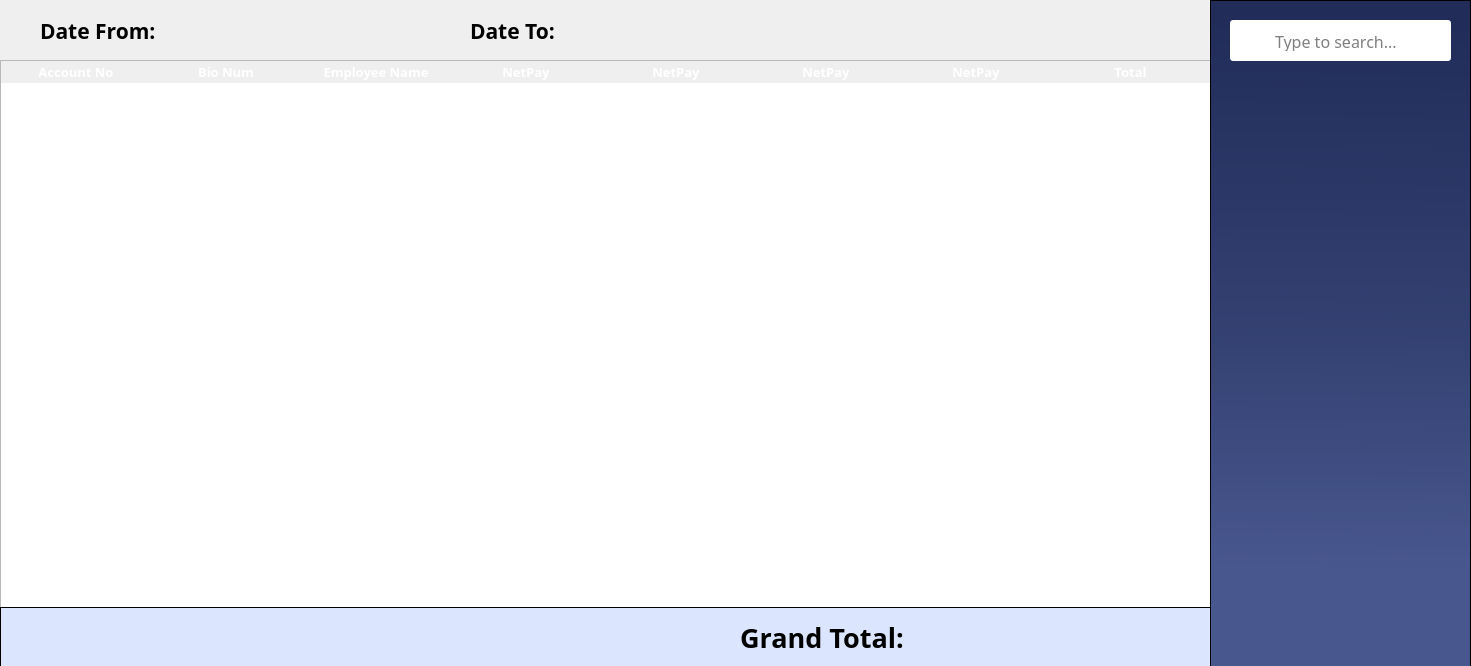
<?xml version="1.0" encoding="UTF-8"?>
<ui version="4.0">
 <class>Dialog</class>
 <widget class="QDialog" name="Dialog">
  <property name="geometry">
   <rect>
    <x>0</x>
    <y>0</y>
    <width>1471</width>
    <height>666</height>
   </rect>
  </property>
  <property name="windowTitle">
   <string>Bank Registrar</string>
  </property>
  <property name="windowIcon">
   <iconset>
    <normaloff>../Icons/logo.svg</normaloff>../Icons/logo.svg</iconset>
  </property>
  <widget class="QTableWidget" name="bankregistrarTable">
   <property name="geometry">
    <rect>
     <x>0</x>
     <y>60</y>
     <width>1211</width>
     <height>551</height>
    </rect>
   </property>
   <property name="sizePolicy">
    <sizepolicy hsizetype="Fixed" vsizetype="Fixed">
     <horstretch>0</horstretch>
     <verstretch>0</verstretch>
    </sizepolicy>
   </property>
   <property name="font">
    <font>
     <family>Poppins SemiBold</family>
     <pointsize>10</pointsize>
     <weight>75</weight>
     <bold>true</bold>
    </font>
   </property>
   <property name="focusPolicy">
    <enum>Qt::ClickFocus</enum>
   </property>
   <property name="contextMenuPolicy">
    <enum>Qt::DefaultContextMenu</enum>
   </property>
   <property name="styleSheet">
    <string notr="true">/* Header Design */

QHeaderView::section {
	font-family: Poppins;
	font-weight: bold;
	font-size: 13px;
	color: white;
	background-color: &quot;#344273&quot;;
	border: none;
}

/* Style for the selected row */
QTableView::item:selected:active {
	 selection-background-color: &quot;#9DADDF&quot;;
}

/* Style for the alternate row */
QTableWidget {
	alternate-background-color: &quot;#DDDDDD&quot;;
}</string>
   </property>
   <property name="horizontalScrollBarPolicy">
    <enum>Qt::ScrollBarAsNeeded</enum>
   </property>
   <property name="sizeAdjustPolicy">
    <enum>QAbstractScrollArea::AdjustIgnored</enum>
   </property>
   <property name="editTriggers">
    <set>QAbstractItemView::NoEditTriggers</set>
   </property>
   <property name="tabKeyNavigation">
    <bool>false</bool>
   </property>
   <property name="showDropIndicator" stdset="0">
    <bool>false</bool>
   </property>
   <property name="dragDropOverwriteMode">
    <bool>false</bool>
   </property>
   <property name="alternatingRowColors">
    <bool>true</bool>
   </property>
   <property name="selectionMode">
    <enum>QAbstractItemView::SingleSelection</enum>
   </property>
   <property name="selectionBehavior">
    <enum>QAbstractItemView::SelectRows</enum>
   </property>
   <property name="textElideMode">
    <enum>Qt::ElideRight</enum>
   </property>
   <property name="showGrid">
    <bool>false</bool>
   </property>
   <property name="gridStyle">
    <enum>Qt::SolidLine</enum>
   </property>
   <property name="sortingEnabled">
    <bool>false</bool>
   </property>
   <property name="cornerButtonEnabled">
    <bool>false</bool>
   </property>
   <property name="columnCount">
    <number>8</number>
   </property>
   <attribute name="horizontalHeaderVisible">
    <bool>true</bool>
   </attribute>
   <attribute name="horizontalHeaderCascadingSectionResizes">
    <bool>true</bool>
   </attribute>
   <attribute name="horizontalHeaderMinimumSectionSize">
    <number>50</number>
   </attribute>
   <attribute name="horizontalHeaderDefaultSectionSize">
    <number>150</number>
   </attribute>
   <attribute name="horizontalHeaderHighlightSections">
    <bool>true</bool>
   </attribute>
   <attribute name="horizontalHeaderShowSortIndicator" stdset="0">
    <bool>false</bool>
   </attribute>
   <attribute name="horizontalHeaderStretchLastSection">
    <bool>true</bool>
   </attribute>
   <attribute name="verticalHeaderVisible">
    <bool>false</bool>
   </attribute>
   <attribute name="verticalHeaderCascadingSectionResizes">
    <bool>false</bool>
   </attribute>
   <attribute name="verticalHeaderMinimumSectionSize">
    <number>23</number>
   </attribute>
   <attribute name="verticalHeaderDefaultSectionSize">
    <number>31</number>
   </attribute>
   <attribute name="verticalHeaderHighlightSections">
    <bool>false</bool>
   </attribute>
   <attribute name="verticalHeaderShowSortIndicator" stdset="0">
    <bool>false</bool>
   </attribute>
   <column>
    <property name="text">
     <string>Account No</string>
    </property>
   </column>
   <column>
    <property name="text">
     <string>Bio Num</string>
    </property>
   </column>
   <column>
    <property name="text">
     <string>Employee Name</string>
    </property>
    <property name="font">
     <font>
      <strikeout>false</strikeout>
     </font>
    </property>
    <property name="foreground">
     <brush brushstyle="SolidPattern">
      <color alpha="255">
       <red>0</red>
       <green>0</green>
       <blue>0</blue>
      </color>
     </brush>
    </property>
   </column>
   <column>
    <property name="text">
     <string>NetPay</string>
    </property>
   </column>
   <column>
    <property name="text">
     <string>NetPay</string>
    </property>
   </column>
   <column>
    <property name="text">
     <string>NetPay</string>
    </property>
   </column>
   <column>
    <property name="text">
     <string>NetPay</string>
    </property>
   </column>
   <column>
    <property name="text">
     <string>Total</string>
    </property>
   </column>
  </widget>
  <widget class="QFrame" name="sideBar">
   <property name="geometry">
    <rect>
     <x>1210</x>
     <y>0</y>
     <width>261</width>
     <height>671</height>
    </rect>
   </property>
   <property name="font">
    <font>
     <family>Poppins</family>
     <weight>75</weight>
     <bold>true</bold>
    </font>
   </property>
   <property name="styleSheet">
    <string notr="true">#sideBar{
	background-color: qlineargradient(spread:pad, x1:0.508, y1:0.0340909, x2:0.503051, y2:1, stop:0 rgba(33, 44, 89, 255), stop:0.497175 rgba(52, 66, 115, 255), stop:0.847458 rgba(72, 87, 142, 255))
}

#btnInsertDeduction{
background-color: &quot;#546aba&quot;;
color: white;
border: none;
border-radius: 5px;
}

#btnInsertDeduction:hover{
background-color: #485ba1;
}

#btnPayTrans{
border-radius: 5px;
color: white;
background-color: &quot;#30d977&quot;;
}

#btnPayTrans:hover{
	background-color: &quot;#26ad5f&quot;;
}

#btnSendToEmail{
border-radius: 5px;
color: white;
background-color: rgb(255, 110, 112);
}

#btnSendToEmail:hover{
background-color: #c75657;
}</string>
   </property>
   <property name="frameShape">
    <enum>QFrame::StyledPanel</enum>
   </property>
   <property name="frameShadow">
    <enum>QFrame::Raised</enum>
   </property>
   <widget class="QWidget" name="widget_2" native="true">
    <property name="geometry">
     <rect>
      <x>10</x>
      <y>200</y>
      <width>241</width>
      <height>241</height>
     </rect>
    </property>
    <layout class="QVBoxLayout" name="verticalLayout"/>
   </widget>
   <widget class="QFrame" name="searchBar">
    <property name="geometry">
     <rect>
      <x>20</x>
      <y>20</y>
      <width>221</width>
      <height>41</height>
     </rect>
    </property>
    <property name="focusPolicy">
     <enum>Qt::StrongFocus</enum>
    </property>
    <property name="styleSheet">
     <string notr="true">#searchBar{
	background-color: white;
	border: 1px solid &quot;#344273&quot;;
	border-radius: 3px; 
}</string>
    </property>
    <property name="frameShape">
     <enum>QFrame::StyledPanel</enum>
    </property>
    <property name="frameShadow">
     <enum>QFrame::Raised</enum>
    </property>
    <widget class="QLineEdit" name="searchBioNum">
     <property name="geometry">
      <rect>
       <x>43</x>
       <y>10</y>
       <width>161</width>
       <height>21</height>
      </rect>
     </property>
     <property name="font">
      <font>
       <family>Poppins</family>
       <pointsize>12</pointsize>
      </font>
     </property>
     <property name="focusPolicy">
      <enum>Qt::ClickFocus</enum>
     </property>
     <property name="styleSheet">
      <string notr="true">#txtSearch{

}</string>
     </property>
     <property name="text">
      <string/>
     </property>
     <property name="frame">
      <bool>false</bool>
     </property>
     <property name="placeholderText">
      <string>Type to search...</string>
     </property>
    </widget>
    <widget class="QLabel" name="searchIcon">
     <property name="geometry">
      <rect>
       <x>10</x>
       <y>10</y>
       <width>31</width>
       <height>21</height>
      </rect>
     </property>
     <property name="styleSheet">
      <string notr="true">#searchIcon{
	background-color: white;
}</string>
     </property>
     <property name="text">
      <string/>
     </property>
     <property name="pixmap">
      <pixmap>../Icons/search.svg</pixmap>
     </property>
     <property name="scaledContents">
      <bool>false</bool>
     </property>
     <property name="alignment">
      <set>Qt::AlignCenter</set>
     </property>
    </widget>
   </widget>
  </widget>
  <widget class="QWidget" name="widgetBTN" native="true">
   <property name="geometry">
    <rect>
     <x>0</x>
     <y>607</y>
     <width>1211</width>
     <height>61</height>
    </rect>
   </property>
   <property name="font">
    <font>
     <family>Poppins</family>
     <pointsize>12</pointsize>
     <weight>75</weight>
     <bold>true</bold>
    </font>
   </property>
   <property name="styleSheet">
    <string notr="true">#widgetBTN{
background: rgba(220, 229, 254, 1);
border: 1px solid black;
}

#addBTN, #editBTN, #revertBTN, #saveBTN {
    border-radius: 5px;
    border: none;
    background-color: rgba(52, 66, 115, 1);
    color: white;
    height: 26px;
	font-size: 12px;
    padding: 5px 10px; /* Add padding for spacing */
}
</string>
   </property>
   <widget class="QLabel" name="lblTitle">
    <property name="geometry">
     <rect>
      <x>740</x>
      <y>10</y>
      <width>181</width>
      <height>41</height>
     </rect>
    </property>
    <property name="font">
     <font>
      <family>Poppins</family>
      <pointsize>20</pointsize>
      <weight>75</weight>
      <bold>true</bold>
     </font>
    </property>
    <property name="styleSheet">
     <string notr="true">/* VERTICAL SCROLLBAR */
QScrollBar:vertical {
    border: none;
    background-color: rgba(220, 229, 254, 1); /* Updated background color */
    width: 12px;
    margin: 0;
    height: auto;
    border-radius: 6px;
}

/* HANDLE BAR VERTICAL */
QScrollBar::handle:vertical {
    background-color: rgba(52, 66, 115, 1); /* Handle color */
    min-height: 48px;
    border-radius: 6px;
    margin-top: 10px;
}

/* REMOVE THE UP ARROW BUTTON */
QScrollBar::sub-line:vertical {
    border: none;
    background: none;
    height: 0px;
    width: 0px;
}

/* REMOVE THE DOWN ARROW BUTTON */
QScrollBar::add-line:vertical {
    border: none;
    background: none;
    height: 0px;
    width: 0px;
}

/* REMOVE THE SPACE LEFT BY THE UP AND DOWN ARROW BUTTONS */
QScrollBar::sub-page:vertical, QScrollBar::add-page:vertical {
    background: none;
}

#frmInfo, #groupIdNum, #groupHRNote, #groupEduInfo, #scrollWorkExpArea, #groupCompany {
background-color: #DCE5FE
}
</string>
    </property>
    <property name="text">
     <string>Grand Total:</string>
    </property>
   </widget>
   <widget class="QLabel" name="grandTotal">
    <property name="geometry">
     <rect>
      <x>930</x>
      <y>10</y>
      <width>261</width>
      <height>41</height>
     </rect>
    </property>
    <property name="font">
     <font>
      <family>Poppins</family>
      <pointsize>14</pointsize>
      <weight>50</weight>
      <bold>false</bold>
     </font>
    </property>
    <property name="layoutDirection">
     <enum>Qt::LeftToRight</enum>
    </property>
    <property name="styleSheet">
     <string notr="true">color: white; border: none; background: none;</string>
    </property>
    <property name="text">
     <string/>
    </property>
    <property name="alignment">
     <set>Qt::AlignLeading|Qt::AlignLeft|Qt::AlignVCenter</set>
    </property>
   </widget>
  </widget>
  <widget class="QWidget" name="widget" native="true">
   <property name="geometry">
    <rect>
     <x>0</x>
     <y>0</y>
     <width>1211</width>
     <height>61</height>
    </rect>
   </property>
   <property name="styleSheet">
    <string notr="true">#widget{
background-color: &quot;#DCE5FE&quot;;
}
</string>
   </property>
   <widget class="QLabel" name="lblDateFrom">
    <property name="geometry">
     <rect>
      <x>40</x>
      <y>20</y>
      <width>121</width>
      <height>21</height>
     </rect>
    </property>
    <property name="font">
     <font>
      <family>Poppins</family>
      <pointsize>16</pointsize>
      <weight>75</weight>
      <bold>true</bold>
     </font>
    </property>
    <property name="text">
     <string>Date From:</string>
    </property>
   </widget>
   <widget class="QLabel" name="lblFrom">
    <property name="geometry">
     <rect>
      <x>160</x>
      <y>20</y>
      <width>181</width>
      <height>21</height>
     </rect>
    </property>
    <property name="font">
     <font>
      <family>Poppins</family>
      <pointsize>12</pointsize>
      <weight>50</weight>
      <bold>false</bold>
     </font>
    </property>
    <property name="text">
     <string/>
    </property>
    <property name="alignment">
     <set>Qt::AlignCenter</set>
    </property>
   </widget>
   <widget class="QLabel" name="lblTo">
    <property name="geometry">
     <rect>
      <x>560</x>
      <y>20</y>
      <width>181</width>
      <height>21</height>
     </rect>
    </property>
    <property name="font">
     <font>
      <family>Poppins</family>
      <pointsize>12</pointsize>
      <weight>50</weight>
      <bold>false</bold>
     </font>
    </property>
    <property name="text">
     <string/>
    </property>
    <property name="alignment">
     <set>Qt::AlignCenter</set>
    </property>
   </widget>
   <widget class="QLabel" name="lblDateTo">
    <property name="geometry">
     <rect>
      <x>470</x>
      <y>20</y>
      <width>91</width>
      <height>21</height>
     </rect>
    </property>
    <property name="font">
     <font>
      <family>Poppins</family>
      <pointsize>16</pointsize>
      <weight>75</weight>
      <bold>true</bold>
     </font>
    </property>
    <property name="text">
     <string>Date To:</string>
    </property>
   </widget>
  </widget>
  <zorder>bankregistrarTable</zorder>
  <zorder>widgetBTN</zorder>
  <zorder>widget</zorder>
  <zorder>sideBar</zorder>
 </widget>
 <resources/>
 <connections/>
</ui>
